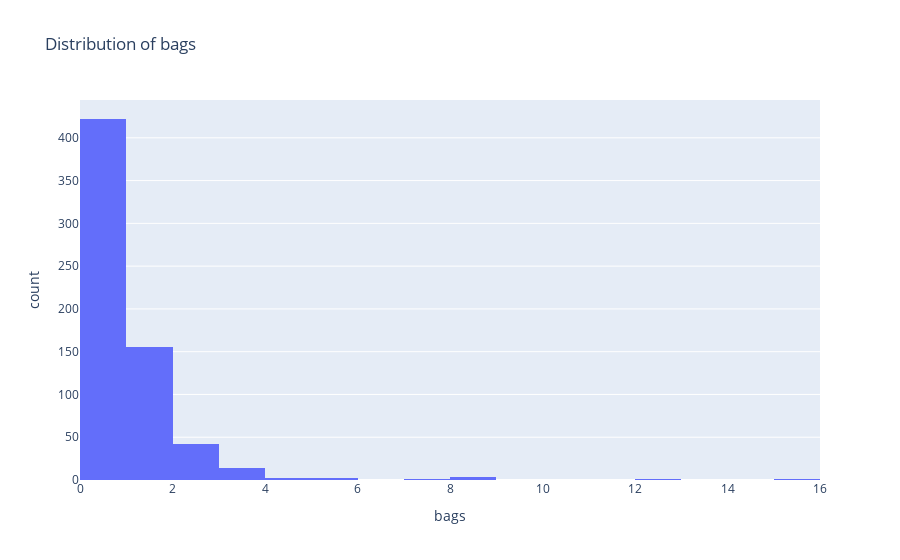
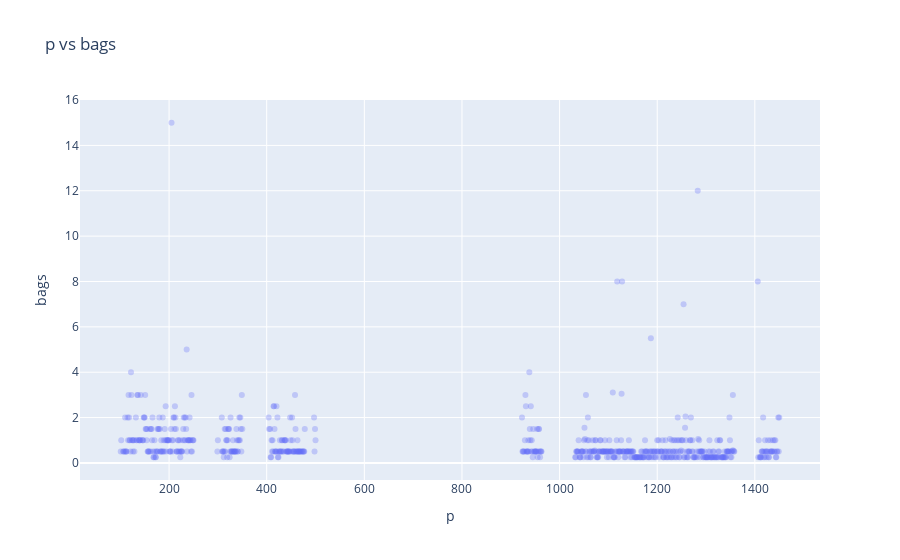
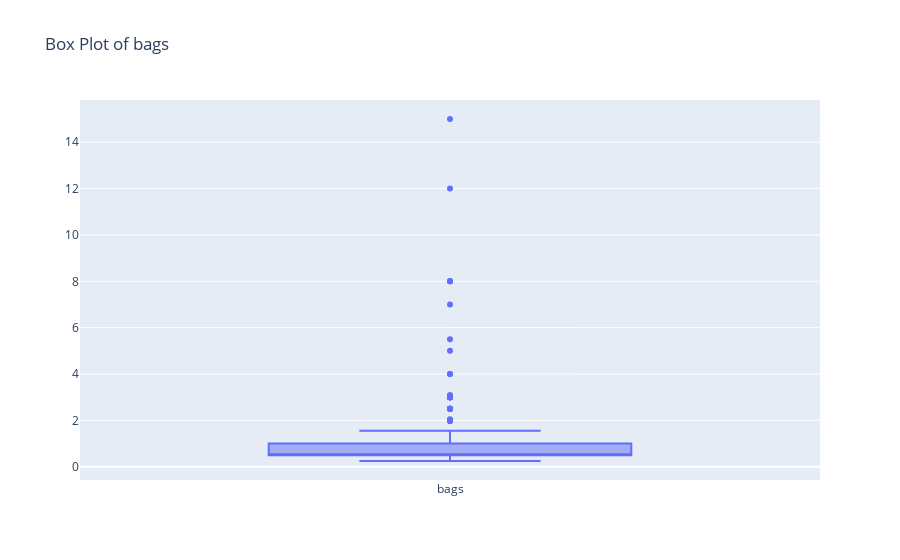

The cell these charts' notebook holds for them, in order:
### Markdown cell above
Add costing for asphalt
add research about types of potholes and standards
add early comparison of
hash the images and find identicals like 1430 and 1431

Pothole number,Bags used 
103,0.5
104,0.5
105,0.5
108,0.25 - 0.5
114,2 - 1 (1)
143,0.5 - 1 (3)
144,0.5 - 2 (2)
406,2 - 2.5 (1)
434,1 - 0.5 (2)
450,1 - 0.5 (1)
470,0.5
473,0.5
479,0.25 - 0.5 (3)
1040,0.5 
1086,1 - 0.5 (3)
1115,0.5
1134,0.25
1161,0.25
1162,0.25
1181,1
1198,0.25 - 0.5 (2)
1205,0.5
1250,0.25 - 0.5 (1)
1270,0.5
1278,0.25
1280,0.25
1296,0.5
1409,0.25
1430,0.5
1438,0.5

### Code cell
# Check for missing values
print(data.isnull().sum())

# Interactive Histogram of 'bags'
fig_hist = px.histogram(data, x='bags', nbins=20, title='Distribution of bags')
fig_hist.show()

# Interactive Scatter plot of 'p' vs 'bags'
fig_scatter = px.scatter(data, x='p', y='bags', opacity=0.3, title='p vs bags')
fig_scatter.show()

# Interactive Box plot of 'bags'
fig_box = go.Figure()
fig_box.add_trace(go.Box(y=data['bags'], name='bags'))
fig_box.update_layout(title='Box Plot of bags')
fig_box.show()

### Figure 1 — Plotly figure (JSON) as saved in the notebook; plotly's stock layout.template omitted (floating-point values rounded to 4 significant figures; data arrays with more than 128 entries replaced by an {"elided": "..."} marker saying what was removed)
{"data": [{"alignmentgroup": "True", "bingroup": "x", "hovertemplate": "bags=%{x}<br>count=%{y}<extra></extra>", "legendgroup": "", "marker": {"color": "#636efa", "pattern": {"shape": ""}}, "name": "", "nbinsx": 20, "offsetgroup": "", "orientation": "v", "showlegend": false, "type": "histogram", "x": {"elided": "644 float values"}, "xaxis": "x", "yaxis": "y"}], "layout": {"barmode": "relative", "legend": {"tracegroupgap": 0}, "title": {"text": "Distribution of bags"}, "xaxis": {"anchor": "y", "domain": [0, 1], "title": {"text": "bags"}}, "yaxis": {"anchor": "x", "domain": [0, 1], "title": {"text": "count"}}}}

### Figure 2 — Plotly figure (JSON) as saved in the notebook; plotly's stock layout.template omitted (floating-point values rounded to 4 significant figures; data arrays with more than 128 entries replaced by an {"elided": "..."} marker saying what was removed)
{"data": [{"hovertemplate": "p=%{x}<br>bags=%{y}<extra></extra>", "legendgroup": "", "marker": {"color": "#636efa", "opacity": 0.3, "symbol": "circle"}, "mode": "markers", "name": "", "orientation": "v", "showlegend": false, "type": "scatter", "x": {"elided": "644 int values"}, "xaxis": "x", "y": {"elided": "644 float values"}, "yaxis": "y"}], "layout": {"legend": {"tracegroupgap": 0}, "title": {"text": "p vs bags"}, "xaxis": {"anchor": "y", "domain": [0, 1], "title": {"text": "p"}}, "yaxis": {"anchor": "x", "domain": [0, 1], "title": {"text": "bags"}}}}

### Figure 3 — Plotly figure (JSON) as saved in the notebook; plotly's stock layout.template omitted (floating-point values rounded to 4 significant figures; data arrays with more than 128 entries replaced by an {"elided": "..."} marker saying what was removed)
{"data": [{"name": "bags", "type": "box", "y": {"elided": "644 float values"}}], "layout": {"title": {"text": "Box Plot of bags"}}}
